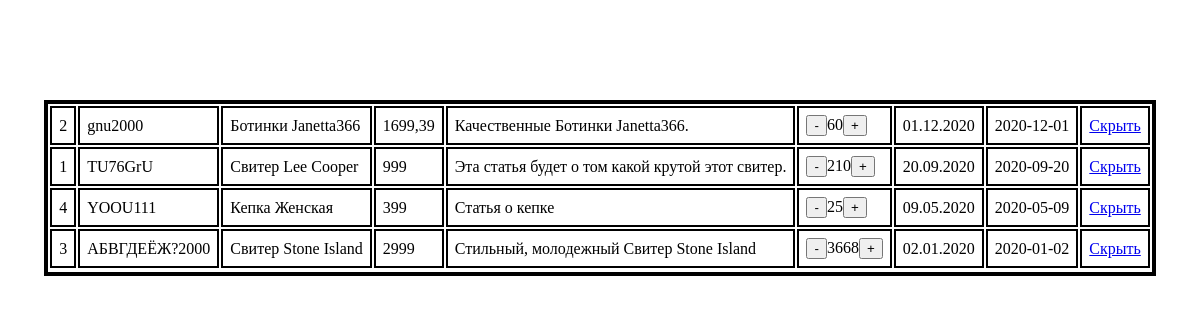
The page / on the database its author committed.
### tables this page shows
CREATE TABLE `products` (
  `ID` int(11) NOT NULL,
  `PRODUCT_ID` text NOT NULL,
  `PRODUCT_NAME` varchar(2000) NOT NULL,
  `PRODUCT_PRICE` varchar(50) NOT NULL,
  `PRODUCT_ARTICLE` text NOT NULL,
  `PRODUCT_QUANTITY` int(11) NOT NULL,
  `DATE_CREATE` varchar(50) NOT NULL,
  `HIDE_PRODUCT` varchar(5) NOT NULL
);

### return_table_products.php (the view)
<?
include 'connection.php';
$i = 5;
$mass = [];
$col = 0;
$id = [];
list ($mass, $col, $id) = return_table($i, $link);
 function return_table($i, $link){
 $result = mysqli_query($link, " SELECT *, STR_TO_DATE( DATE_CREATE, '%d.%m.%Y') AS `tmp_date` FROM `products` WHERE `HIDE_PRODUCT` != '+' ORDER BY `tmp_date` DESC
 LIMIT 0, $i ");
  $col = mysqli_num_rows($result);
 while( $row = mysqli_fetch_assoc($result) ){
   $id[] = $row['ID'];
    foreach ($row as $value) {
      if( $row['HIDE_PRODUCT'] != $value) {
        if( $row['PRODUCT_QUANTITY'] != $value) {
 $mass[] = $value;
          }
          else {
        $mass[] = "<button type='button' onclick='stepDown($value, $row[ID])'> - </button>" . $value .
        "<button type='button' onclick='stepUp($value, $row[ID])'> + </button>";
          }
        }
      }
 }
 return array ($mass, $col, $id);
 }
?>

### index.php (shortened to what this page needs)
<!DOCTYPE html>
<html>
<head>
    <link href="style.css" rel="stylesheet" type="text/css" />
</head>
<body>
<table id ="products">
<?
   include 'return_table_products.php';
   if ( $mass != NULL )  {
   $mass1[0] = count($mass);
$stolb = $mass1[0] / $col;
$l1 = 1;
for ( $l = 0; $l < $col - 1; $l++ ){
    $mass1[$l1] = $mass1[$l] - $stolb;
    $l1++;
}
    $k = 1;
$f = 0;
   foreach ($mass as $value) {
    echo "<td>" . $value. "</td>";
    for ( $i = 0; $i < $col; $i++ ){
    if ( $k == $mass1[$i] )  {
    echo "<td><a href='#' onclick='perehod($id[$f])' > Скрыть </a></td><tr>";
    $f++;
    }
    }
 $k++;
}
}
else {
    $mass = "Пусто";
    echo $mass;
}
?>
</table>
</body>
</html>

### style.css (style rules this page uses)
table { margin-left: auto; margin-right: auto; margin-top: 100px; border: 4px solid rgb(0, 0, 0); }
td { padding: 7px; border: 2px solid rgb(0, 0, 0); }
button { cursor: pointer; }

### rows shown on the page
products: PRODUCT_QUANTITY "60"
products: PRODUCT_QUANTITY "210"
products: PRODUCT_QUANTITY "25"
products: PRODUCT_QUANTITY "3668"

### other values the page prints
$value "2"
$value "gnu2000"
$value "Ботинки Janetta366"
$value "1699,39"
$value "Качественные Ботинки Janetta366."
$value "01.12.2020"
$value "2020-12-01"
$value "1"
$value "TU76GrU"
$value "Свитер Lee Cooper"
$value "999"
$value "Эта статья будет о том какой крутой этот свитер."
$value "20.09.2020"
$value "2020-09-20"
$value "4"
